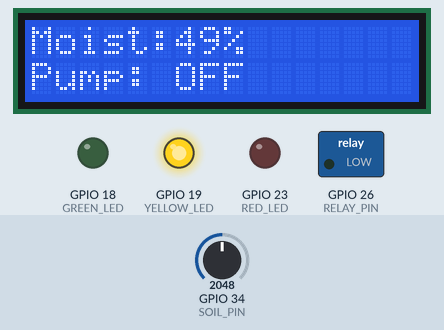
A sketch run on a simulated ESP32. Parts: 16×2 character LCD, switched loads named in the sketch (green lamp = pin HIGH), output pins drawn as LEDs (lit = HIGH). The test bench sets the inputs (shaded band); at power-on: GPIO 34 (SOIL_PIN) = 2048. What the sketch prints to the serial monitor is not drawn.

Above: at 1.2 s.
1.3 s: GPIO 34 (SOIL_PIN) set to 3225
At 2.2 s:
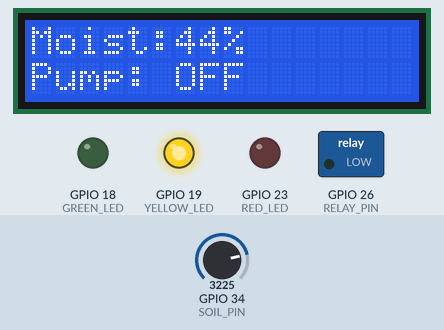
3.9 s: GPIO 34 (SOIL_PIN) set to 3300
At 6.8 s:
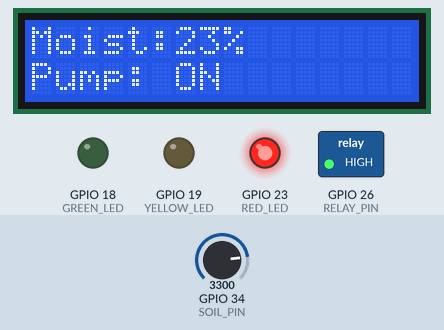
6.9 s: GPIO 34 (SOIL_PIN) set to 2047
At 8.0 s:
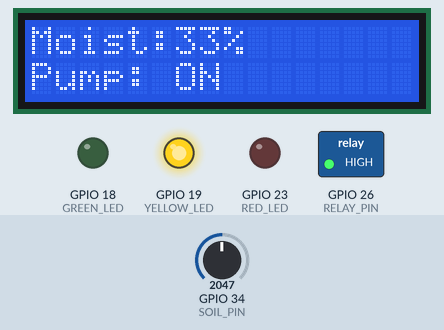
9.9 s: GPIO 34 (SOIL_PIN) set to 1228
At 13.1 s:
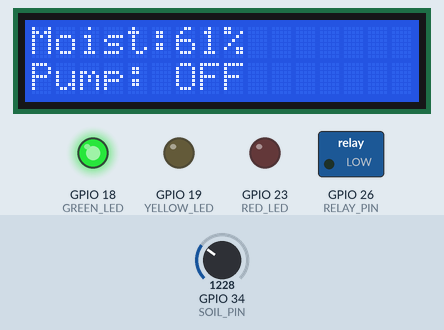
Timing chart, 0 to 13.9 s (numbered marks = the images above; inputs shaded):
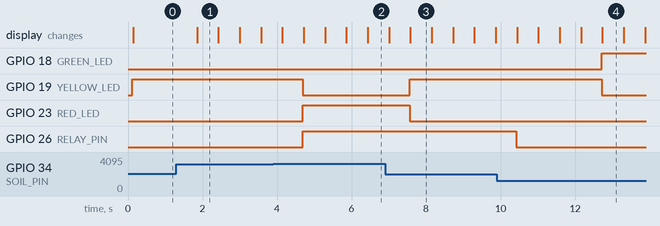

Measured:
- the behaviour switches between 3266 and 3267 on GPIO 34 (SOIL_PIN) (found by bisection; images 1 and 2)
- after the input at 1.3 s, the display: changes after 0.55 s (image 1)
- after the input at 6.9 s, GPIO 19 (YELLOW_LED): LOW → HIGH after 0.66 s; GPIO 23 (RED_LED): HIGH → LOW after 0.66 s
- after the input at 9.9 s, GPIO 18 (GREEN_LED): LOW → HIGH after 2.8 s; GPIO 19 (YELLOW_LED): HIGH → LOW after 2.8 s; GPIO 26 (RELAY_PIN): HIGH → LOW after 0.52 s instead of 1.7 s
- what the display in image 1 shows lasts 0.5 s, from 1.9 s to 2.4 s

The sketch:

sketch.ino
```cpp
#include <Wire.h>
#include <LiquidCrystal_I2C.h>

#define SOIL_PIN 34
#define RELAY_PIN 26

#define GREEN_LED 18
#define YELLOW_LED 19
#define RED_LED 23

LiquidCrystal_I2C lcd(0x27, 16, 2);

// ------------ Calibration ------------
// Change these after checking Serial Monitor
const int DRY_VALUE = 4095;
const int WET_VALUE = 0;

// ------------ EMA Filter ------------
const float alpha = 0.2;
float filteredADC = 0;

// ------------ Hysteresis ------------
const int ON_THRESHOLD = 30;
const int OFF_THRESHOLD = 45;

bool pumpState = false;

void setup()
{
  Serial.begin(115200);

  pinMode(RELAY_PIN, OUTPUT);

  pinMode(GREEN_LED, OUTPUT);
  pinMode(YELLOW_LED, OUTPUT);
  pinMode(RED_LED, OUTPUT);

  digitalWrite(RELAY_PIN, LOW);

  lcd.init();
  lcd.backlight();

  filteredADC = analogRead(SOIL_PIN);
}

void loop()
{
  // -------- Oversampling --------
  long sum = 0;

  for(int i = 0; i < 10; i++)
  {
    sum += analogRead(SOIL_PIN);
    delay(5);
  }

  float rawADC = sum / 10.0;

  // -------- EMA Filter --------
  filteredADC = alpha * rawADC + (1 - alpha) * filteredADC;

  // -------- Convert to Moisture % --------
  int moisture = map(filteredADC, DRY_VALUE, WET_VALUE, 0, 100);
  moisture = constrain(moisture, 0, 100);

  // -------- Hysteresis --------
  if(!pumpState && moisture < ON_THRESHOLD)
      pumpState = true;

  if(pumpState && moisture > OFF_THRESHOLD)
      pumpState = false;

  digitalWrite(RELAY_PIN, pumpState);

  // -------- LEDs --------
  if(moisture > 60)
  {
    digitalWrite(GREEN_LED, HIGH);
    digitalWrite(YELLOW_LED, LOW);
    digitalWrite(RED_LED, LOW);
  }
  else if(moisture >= 30)
  {
    digitalWrite(GREEN_LED, LOW);
    digitalWrite(YELLOW_LED, HIGH);
    digitalWrite(RED_LED, LOW);
  }
  else
  {
    digitalWrite(GREEN_LED, LOW);
    digitalWrite(YELLOW_LED, LOW);
    digitalWrite(RED_LED, HIGH);
  }

  // -------- LCD --------
  lcd.clear();

  lcd.setCursor(0,0);
  lcd.print("Moist:");
  lcd.print(moisture);
  lcd.print("%");

  lcd.setCursor(0,1);

  if(pumpState)
    lcd.print("Pump: ON ");
  else
    lcd.print("Pump: OFF");

  // -------- Serial Monitor --------
  Serial.print("Raw ADC: ");
  Serial.print(rawADC);

  Serial.print("  Filtered: ");
  Serial.print(filteredADC);

  Serial.print("  Moisture: ");
  Serial.print(moisture);
  Serial.print("%");

  Serial.print("  Pump: ");

  if(pumpState)
    Serial.println("ON");
  else
    Serial.println("OFF");

  delay(500);
}
```
